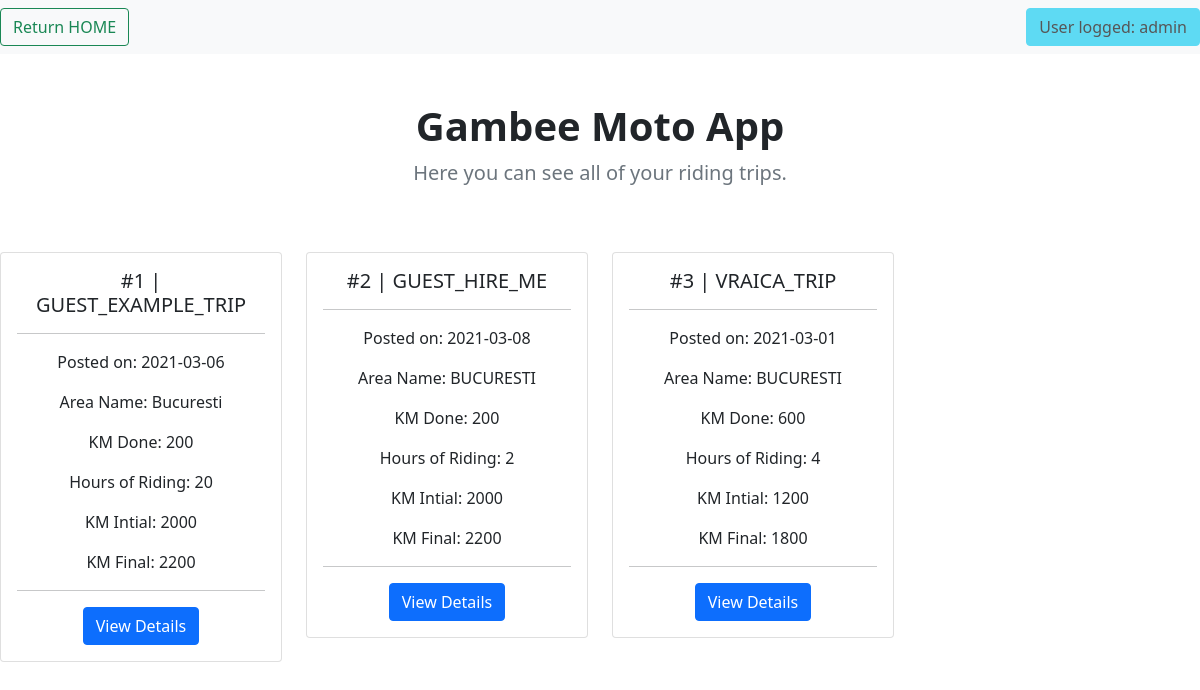
The page /view_trips (signed in) on the database as committed earlier.
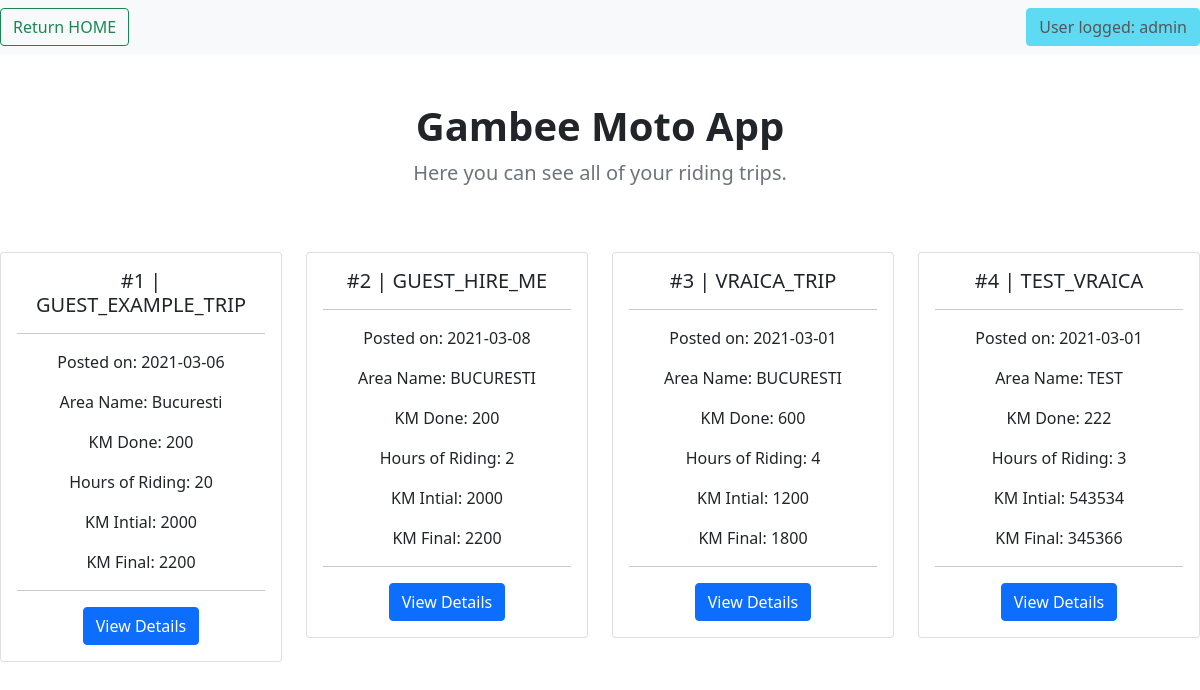
The same page on the database as committed later.
### application/models.py (models this page shows, shortened)
class TripRecords(db.Model):
    __tablename__ = 'TripRecords'
    id = db.Column(db.Integer, primary_key=True)
    trip_name = db.Column(db.String(100))
    trip_date = db.Column(db.Date)
    area_name = db.Column(db.String(50))
    km_travelled = db.Column(db.Integer)
    h_travelled = db.Column(db.Integer)
    km_initial = db.Column(db.Integer)
    km_final = db.Column(db.Integer)
    added_by = db.Column(db.String(100))

### application/routes.py (the view)
@app.route('/view_trips', methods=['GET'])
@login_required
def view_trips():
    if session['logged_user'] != app.config['ADMIN_USER']:
        trips = TripRecords.query.filter_by(added_by=session['logged_user']).all()
    else:
        trips = TripRecords.query.all()
    return render_template('view_trips.html', list_trips=trips, crr_user=session['logged_user'].split('@')[0])

### application/routes.py (called while the page is built)
@loginMan.user_loader
def load_user(email):
    return Riders.query.filter_by(email=email).first()

### application/templates/view_trips.html (shortened to what this page needs)
{% extends 'base.html'%}
{% block listing_trips %}
<nav class="navbar navbar-light bg-light">
  <form class="form-inline">
    <button class="btn btn-outline-success" type="button" onclick="window.location.href='{{ url_for( 'home') }}';">Return HOME</button>
  </form>
    {% if crr_user == 'guest' %}
        <button type="button" class="btn btn-danger" disabled>
             User logged: {{ crr_user }}
        </button>
    {%else%}
        <button type="button" class="btn btn-info" disabled>
             User logged: {{ crr_user }}
        </button>
    {% endif %}
</nav>
<div class="row py-lg-5">
    <div class="col-lg-6 col-md-8 mx-auto">
        <h1 class="fw-bold text-center">Gambee Moto App</h1>
        <p class="lead text-muted">Here you can see all of your riding trips.</p>
    </div>
</div>
<div class="row">
    {%set j = namespace(value=1)%}
    {% for trip in list_trips %}
    <div class="col-sm-3">
        <div class="card">
            <div class="card-body">
                <h5 class="card-title">#{{j.value}} | {{ trip.trip_name}}</h5>
                <hr>
                <p class="card-text"> Posted on: {{trip.trip_date}}</p>
                <p class="card-text"> Area Name: {{trip.area_name}}</p>
                <p class="card-text"> KM Done: {{trip.km_travelled}}</p>
                <p class="card-text"> Hours of Riding: {{trip.h_travelled}}</p>
                <p class="card-text"> KM Intial: {{trip.km_initial}}</p>
                <p class="card-text"> KM Final: {{trip.km_final}}</p>
                <hr>
                <a href="{{url_for('detailed_trip', trip_name= trip.trip_name )}}" class="btn btn-primary">View Details</a>
            </div>
        </div>
    </div>
        {%set j.value =j.value + 1%}
    {% endfor %}
</div>
{% endblock %}

Rows that differ between the two databases and show on the page:
added TripRecords: value "4", trip_name "TEST_VRAICA", trip_date "2021-03-01", area_name "TEST", km_travelled "222", h_travelled "3", km_initial "543534", km_final "345366"
